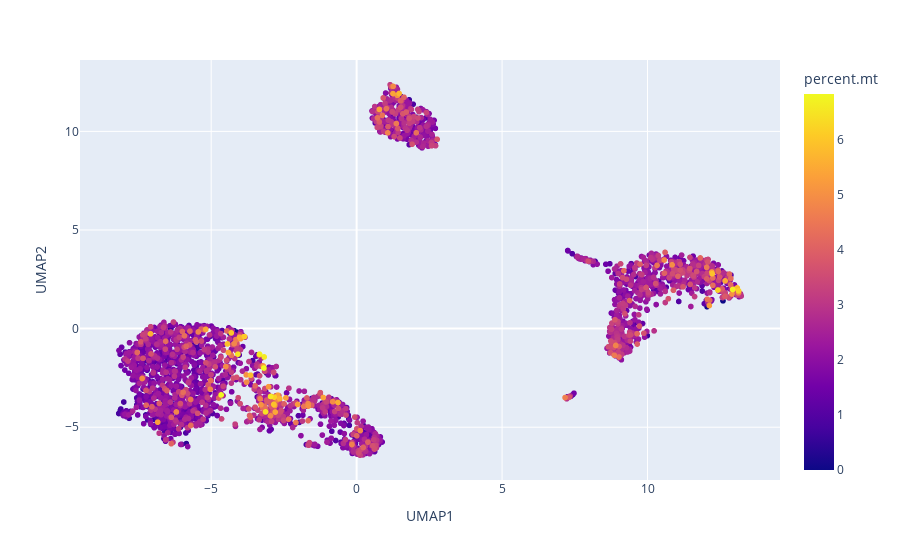

Notebook cell for this chart:
### Code cell
fig.show()

### Figure 1 — Plotly figure (JSON) as saved in the notebook; plotly's stock layout.template omitted (floating-point values rounded to 4 significant figures; data arrays with more than 128 entries replaced by an {"elided": "..."} marker saying what was removed)
{"data": [{"customdata": {"elided": "2683x2 mixed values"}, "hovertemplate": "seurat_clusters=%{customdata[0]}<br>percent.mt=%{marker.color}<extra></extra>", "legendgroup": "", "marker": {"color": {"elided": "2683 float values"}, "coloraxis": "coloraxis", "symbol": "circle"}, "mode": "markers", "name": "", "showlegend": false, "type": "scattergl", "x": {"elided": "2683 float values"}, "xaxis": "x", "y": {"elided": "2683 float values"}, "yaxis": "y"}], "layout": {"coloraxis": {"colorbar": {"title": {"text": "percent.mt"}}, "colorscale": [[0, "#0d0887"], [0.1111, "#46039f"], [0.2222, "#7201a8"], [0.3333, "#9c179e"], [0.4444, "#bd3786"], [0.5556, "#d8576b"], [0.6667, "#ed7953"], [0.7778, "#fb9f3a"], [0.8889, "#fdca26"], [1, "#f0f921"]]}, "legend": {"tracegroupgap": 0}, "margin": {"t": 60}, "xaxis": {"anchor": "y", "domain": [0, 1], "title": {"text": "UMAP1"}}, "yaxis": {"anchor": "x", "domain": [0, 1], "title": {"text": "UMAP2"}}}}
